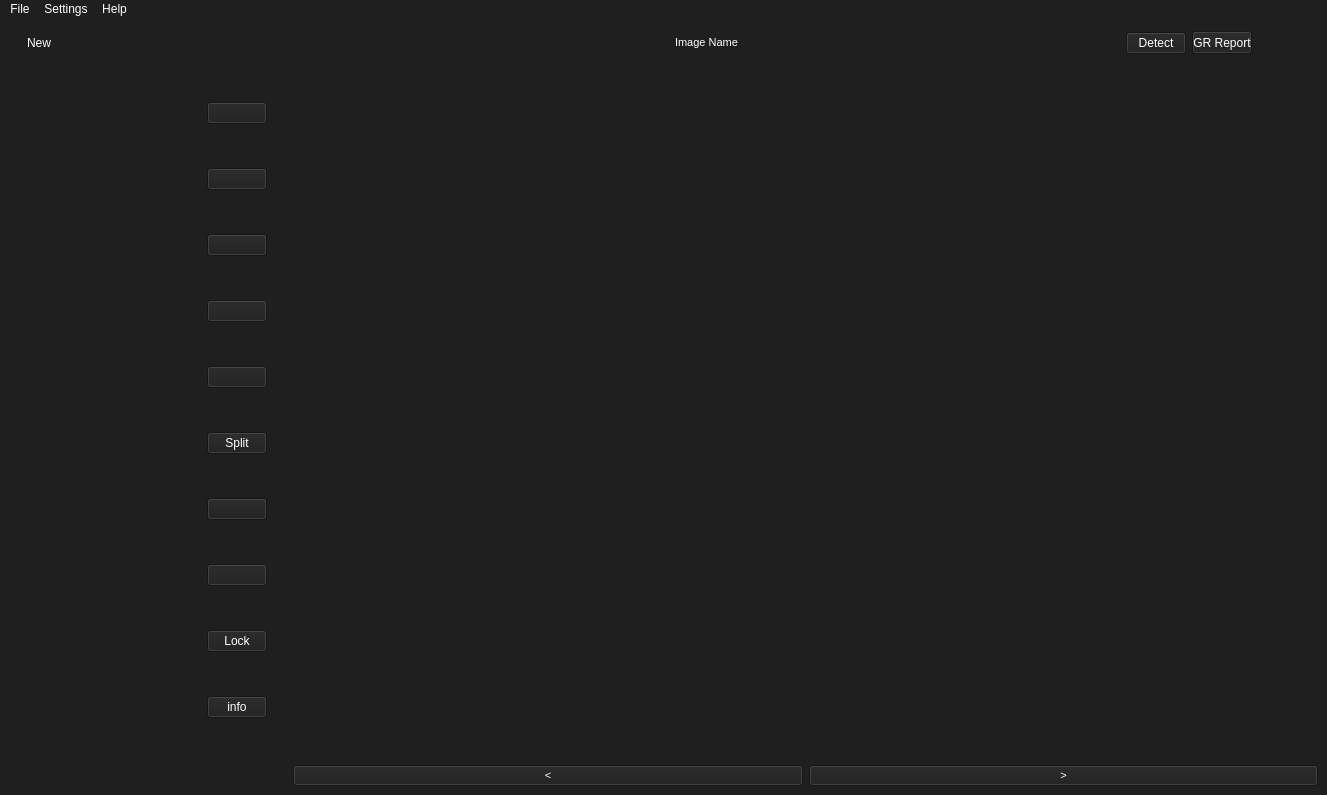
<?xml version="1.0" encoding="UTF-8"?>
<ui version="4.0">
 <class>MainWindow</class>
 <widget class="QMainWindow" name="MainWindow">
  <property name="geometry">
   <rect>
    <x>0</x>
    <y>0</y>
    <width>1327</width>
    <height>795</height>
   </rect>
  </property>
  <property name="windowTitle">
   <string>MainWindow</string>
  </property>
  <property name="styleSheet">
   <string notr="true">background-color: rgb(165, 165, 165);
color: rgb(255, 255, 255);
background-color: rgb(31, 31, 31);</string>
  </property>
  <widget class="QWidget" name="centralwidget">
   <layout class="QGridLayout" name="gridLayout">
    <item row="0" column="4">
     <layout class="QHBoxLayout" name="horizontalLayout_2">
      <item>
       <widget class="QPushButton" name="detect_button">
        <property name="maximumSize">
         <size>
          <width>60</width>
          <height>16777215</height>
         </size>
        </property>
        <property name="styleSheet">
         <string notr="true"/>
        </property>
        <property name="text">
         <string>Detect</string>
        </property>
        <property name="icon">
         <iconset>
          <normaloff>code/icons/radar.png</normaloff>code/icons/radar.png</iconset>
        </property>
        <property name="flat">
         <bool>false</bool>
        </property>
       </widget>
      </item>
      <item>
       <widget class="QPushButton" name="generate_report">
        <property name="maximumSize">
         <size>
          <width>60</width>
          <height>23</height>
         </size>
        </property>
        <property name="styleSheet">
         <string notr="true">radius {
	10px;
}</string>
        </property>
        <property name="text">
         <string>GR Report</string>
        </property>
       </widget>
      </item>
      <item>
       <widget class="QPushButton" name="profile">
        <property name="maximumSize">
         <size>
          <width>60</width>
          <height>16777215</height>
         </size>
        </property>
        <property name="text">
         <string/>
        </property>
        <property name="icon">
         <iconset>
          <normaloff>code/icons/user.png</normaloff>code/icons/user.png</iconset>
        </property>
        <property name="flat">
         <bool>true</bool>
        </property>
       </widget>
      </item>
     </layout>
    </item>
    <item row="0" column="3" alignment="Qt::AlignHCenter|Qt::AlignVCenter">
     <widget class="QLabel" name="label">
      <property name="font">
       <font>
        <family>MS Shell Dlg 2</family>
        <pointsize>8</pointsize>
        <weight>9</weight>
        <italic>false</italic>
        <bold>false</bold>
       </font>
      </property>
      <property name="styleSheet">
       <string notr="true">font: 75 8pt &quot;MS Shell Dlg 2&quot;;</string>
      </property>
      <property name="text">
       <string>Image Name</string>
      </property>
     </widget>
    </item>
    <item row="3" column="3" colspan="2">
     <layout class="QHBoxLayout" name="horizontalLayout_3">
      <item>
       <widget class="QPushButton" name="prev_button">
        <property name="font">
         <font>
          <family>MS Shell Dlg 2</family>
          <pointsize>8</pointsize>
          <weight>50</weight>
          <italic>false</italic>
          <bold>false</bold>
         </font>
        </property>
        <property name="styleSheet">
         <string notr="true">font: 8pt &quot;MS Shell Dlg 2&quot;;</string>
        </property>
        <property name="text">
         <string>&lt;</string>
        </property>
       </widget>
      </item>
      <item>
       <widget class="QPushButton" name="nex_button">
        <property name="font">
         <font>
          <family>MS Shell Dlg 2</family>
          <pointsize>8</pointsize>
          <weight>50</weight>
          <italic>false</italic>
          <bold>false</bold>
         </font>
        </property>
        <property name="styleSheet">
         <string notr="true">font: 8pt &quot;MS Shell Dlg 2&quot;;</string>
        </property>
        <property name="text">
         <string>&gt;</string>
        </property>
       </widget>
      </item>
     </layout>
    </item>
    <item row="0" column="0">
     <layout class="QHBoxLayout" name="horizontalLayout">
      <item>
       <widget class="QPushButton" name="insert_new">
        <property name="minimumSize">
         <size>
          <width>60</width>
          <height>30</height>
         </size>
        </property>
        <property name="maximumSize">
         <size>
          <width>60</width>
          <height>30</height>
         </size>
        </property>
        <property name="styleSheet">
         <string notr="true">color: rgb(255, 255, 255);
color: rgb(255, 255, 255);</string>
        </property>
        <property name="text">
         <string>New</string>
        </property>
        <property name="icon">
         <iconset>
          <normaloff>code/icons/insert.png</normaloff>code/icons/insert.png</iconset>
        </property>
        <property name="flat">
         <bool>true</bool>
        </property>
       </widget>
      </item>
      <item>
       <widget class="QPushButton" name="open_folder">
        <property name="minimumSize">
         <size>
          <width>60</width>
          <height>30</height>
         </size>
        </property>
        <property name="maximumSize">
         <size>
          <width>60</width>
          <height>30</height>
         </size>
        </property>
        <property name="text">
         <string/>
        </property>
        <property name="icon">
         <iconset>
          <normaloff>code/icons/folder.png</normaloff>code/icons/folder.png</iconset>
        </property>
        <property name="flat">
         <bool>true</bool>
        </property>
       </widget>
      </item>
      <item>
       <widget class="QPushButton" name="save_button">
        <property name="minimumSize">
         <size>
          <width>60</width>
          <height>30</height>
         </size>
        </property>
        <property name="maximumSize">
         <size>
          <width>60</width>
          <height>30</height>
         </size>
        </property>
        <property name="text">
         <string/>
        </property>
        <property name="icon">
         <iconset>
          <normaloff>code/icons/save.png</normaloff>code/icons/save.png</iconset>
        </property>
        <property name="flat">
         <bool>true</bool>
        </property>
       </widget>
      </item>
     </layout>
    </item>
    <item row="1" column="0" rowspan="2">
     <layout class="QVBoxLayout" name="verticalLayout">
      <item>
       <widget class="QLabel" name="label_3">
        <property name="text">
         <string/>
        </property>
       </widget>
      </item>
     </layout>
    </item>
    <item row="1" column="3" rowspan="2" colspan="2">
     <layout class="QVBoxLayout" name="verticalLayout_2">
      <item>
       <widget class="QLabel" name="label_2">
        <property name="autoFillBackground">
         <bool>false</bool>
        </property>
        <property name="text">
         <string/>
        </property>
        <property name="pixmap">
         <pixmap>C:/Users/matab/OneDrive/Pictures/PREMIERE! 2021 AUDI RSQ8-R 740HP - THE NEW MONSTER-SUV FROM ABT SPORTSLINE IN DETAIL.jpeg</pixmap>
        </property>
       </widget>
      </item>
     </layout>
    </item>
    <item row="1" column="1" rowspan="2">
     <layout class="QVBoxLayout" name="verticalLayout_3">
      <item>
       <widget class="QPushButton" name="zoom_in">
        <property name="maximumSize">
         <size>
          <width>60</width>
          <height>16777215</height>
         </size>
        </property>
        <property name="text">
         <string/>
        </property>
        <property name="icon">
         <iconset>
          <normaloff>code/icons/zoom-in.png</normaloff>code/icons/zoom-in.png</iconset>
        </property>
       </widget>
      </item>
      <item>
       <widget class="QPushButton" name="zoom_out">
        <property name="maximumSize">
         <size>
          <width>60</width>
          <height>16777215</height>
         </size>
        </property>
        <property name="text">
         <string/>
        </property>
        <property name="icon">
         <iconset>
          <normaloff>code/icons/zoom-out.png</normaloff>code/icons/zoom-out.png</iconset>
        </property>
       </widget>
      </item>
      <item>
       <widget class="QPushButton" name="rotate">
        <property name="maximumSize">
         <size>
          <width>60</width>
          <height>16777215</height>
         </size>
        </property>
        <property name="text">
         <string/>
        </property>
        <property name="icon">
         <iconset>
          <normaloff>code/icons/brightness.png</normaloff>code/icons/brightness.png</iconset>
        </property>
       </widget>
      </item>
      <item>
       <widget class="QPushButton" name="brightness_up">
        <property name="maximumSize">
         <size>
          <width>60</width>
          <height>16777215</height>
         </size>
        </property>
        <property name="text">
         <string/>
        </property>
        <property name="icon">
         <iconset>
          <normaloff>code/icons/rotate_image.png</normaloff>code/icons/rotate_image.png</iconset>
        </property>
       </widget>
      </item>
      <item>
       <widget class="QPushButton" name="brightness_down">
        <property name="maximumSize">
         <size>
          <width>60</width>
          <height>16777215</height>
         </size>
        </property>
        <property name="text">
         <string/>
        </property>
        <property name="icon">
         <iconset>
          <normaloff>code/icons/edit-image.png</normaloff>code/icons/edit-image.png</iconset>
        </property>
       </widget>
      </item>
      <item>
       <widget class="QPushButton" name="split_button">
        <property name="maximumSize">
         <size>
          <width>60</width>
          <height>16777215</height>
         </size>
        </property>
        <property name="text">
         <string>Split</string>
        </property>
        <property name="icon">
         <iconset>
          <normaloff>code/icons/split-screen.png</normaloff>code/icons/split-screen.png</iconset>
        </property>
       </widget>
      </item>
      <item>
       <widget class="QPushButton" name="drawing_tools">
        <property name="maximumSize">
         <size>
          <width>60</width>
          <height>16777215</height>
         </size>
        </property>
        <property name="text">
         <string/>
        </property>
        <property name="icon">
         <iconset>
          <normaloff>code/icons/expand.png</normaloff>code/icons/expand.png</iconset>
        </property>
       </widget>
      </item>
      <item>
       <widget class="QPushButton" name="lock_button">
        <property name="maximumSize">
         <size>
          <width>60</width>
          <height>16777215</height>
         </size>
        </property>
        <property name="text">
         <string/>
        </property>
        <property name="icon">
         <iconset>
          <normaloff>code/icons/text.png</normaloff>code/icons/text.png</iconset>
        </property>
       </widget>
      </item>
      <item>
       <widget class="QPushButton" name="edit_button">
        <property name="maximumSize">
         <size>
          <width>60</width>
          <height>16777215</height>
         </size>
        </property>
        <property name="text">
         <string>Lock</string>
        </property>
        <property name="icon">
         <iconset>
          <normaloff>code/icons/padlock.png</normaloff>code/icons/padlock.png</iconset>
        </property>
       </widget>
      </item>
      <item>
       <widget class="QPushButton" name="drag_button">
        <property name="maximumSize">
         <size>
          <width>60</width>
          <height>16777215</height>
         </size>
        </property>
        <property name="text">
         <string>info</string>
        </property>
        <property name="icon">
         <iconset>
          <normaloff>code/icons/info.png</normaloff>code/icons/info.png</iconset>
        </property>
       </widget>
      </item>
     </layout>
    </item>
    <item row="1" column="2">
     <spacer name="verticalSpacer">
      <property name="orientation">
       <enum>Qt::Vertical</enum>
      </property>
      <property name="sizeHint" stdset="0">
       <size>
        <width>20</width>
        <height>40</height>
       </size>
      </property>
     </spacer>
    </item>
   </layout>
  </widget>
  <widget class="QMenuBar" name="menubar">
   <property name="geometry">
    <rect>
     <x>0</x>
     <y>0</y>
     <width>1327</width>
     <height>21</height>
    </rect>
   </property>
   <widget class="QMenu" name="menuFile">
    <property name="title">
     <string>File</string>
    </property>
    <addaction name="actionOpen_Image"/>
    <addaction name="actionOpen_Folder"/>
    <addaction name="separator"/>
    <addaction name="actionSave"/>
    <addaction name="actionSave_As"/>
    <addaction name="actionShare"/>
    <addaction name="separator"/>
    <addaction name="actionQuit"/>
   </widget>
   <widget class="QMenu" name="menuSettings">
    <property name="title">
     <string>Settings</string>
    </property>
   </widget>
   <widget class="QMenu" name="menuHelp">
    <property name="title">
     <string>Help</string>
    </property>
    <addaction name="actionBCDS_Help"/>
    <addaction name="separator"/>
    <addaction name="actionAbout_BCDS"/>
   </widget>
   <addaction name="menuFile"/>
   <addaction name="menuSettings"/>
   <addaction name="menuHelp"/>
  </widget>
  <action name="actionOpen_Image">
   <property name="icon">
    <iconset>
     <normaloff>code/icons/insert.png</normaloff>code/icons/insert.png</iconset>
   </property>
   <property name="text">
    <string>Open Image</string>
   </property>
  </action>
  <action name="actionOpen_Folder">
   <property name="icon">
    <iconset>
     <normaloff>code/icons/folder.png</normaloff>code/icons/folder.png</iconset>
   </property>
   <property name="text">
    <string>Open Folder</string>
   </property>
  </action>
  <action name="actionSave">
   <property name="icon">
    <iconset>
     <normaloff>code/icons/save.png</normaloff>code/icons/save.png</iconset>
   </property>
   <property name="text">
    <string>Save</string>
   </property>
  </action>
  <action name="actionSave_As">
   <property name="text">
    <string>Save As...</string>
   </property>
  </action>
  <action name="actionShare">
   <property name="icon">
    <iconset>
     <normaloff>code/icons/share.png</normaloff>code/icons/share.png</iconset>
   </property>
   <property name="text">
    <string>Share</string>
   </property>
  </action>
  <action name="actionQuit">
   <property name="text">
    <string>Quit</string>
   </property>
  </action>
  <action name="actionBCDS_Help">
   <property name="text">
    <string>BCDS Help</string>
   </property>
  </action>
  <action name="actionAbout_BCDS">
   <property name="text">
    <string>About BCDS</string>
   </property>
  </action>
 </widget>
 <resources/>
 <connections/>
</ui>
